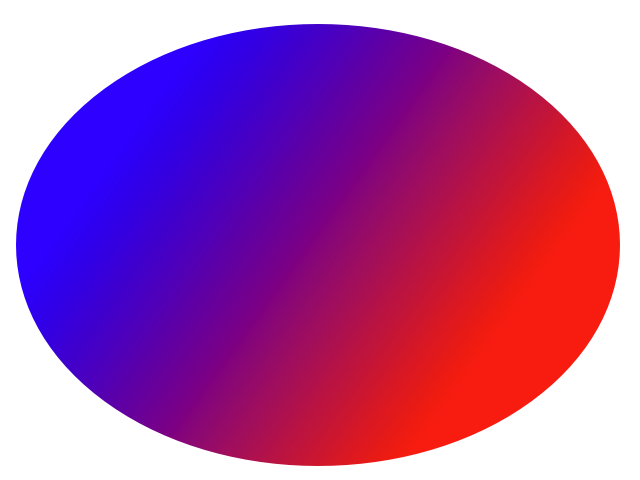
#> input picture rgb.png, 640 x 480 px
$ python main.py
#> lines starting #> are read from the running program, lines starting #| are printed output that depends on the picture
'''Интеграл.
[a,b] = [0,1], n = 10, n = 100, n= 2000, f(x) = cos(x)*sin(x).
Изображения.
{angle = 20} {color =same, 100, 200} {shift = 4} {shuffle? = {b,g,g}}
{color_filter = {r,b}}
{alpha = 0.3} {betta = 0.2}
Используя массивы numpy написать программу, которая получает
новую матрицу путем деления строк матрицы на элементы побочной
диагонали.
'''

import matplotlib.pyplot as plt
import numpy as np
from PIL import Image
import scipy.ndimage as ndimage
import time


def time_of_function(function):
    def wrapped(*args):
        start_time = time.perf_counter_ns()
        res = function(*args)
        elapsed_ns = time.perf_counter_ns() - start_time
        elapsed_seconds = elapsed_ns / 1000000000
        print(f"Время исполнения функции {function.__name__}: {elapsed_seconds:.7f} секунд")
        return res
    return wrapped

def integ(x):
    return np.cos(x) * np.sin(x)

@time_of_function
def trapezoid_slices(f, a, b, n):
    x = np.linspace(a, b, n + 1)    #массив всех точек
    y = f(x)     #значение функции
    h = (b - a) / n     #шаг интегрирования
    integral = h * (y[0]/2 + y[-1]/2 + np.sum(y[1:-1]))     #вычисление интеграла
    return integral

@time_of_function
def trapezoid_cycle(f, a, b, n):
#> called with a = 0, b = 1, n = 10
    x = np.linspace(a, b, n + 1) #массив всех точек
    y = f(x)  #значение функции
    h = (b - a) / n  # шаг интегрирования
    integral = 0
    integral += y[0] / 2 #первая точка с коэффициентом 1/2
    for i in range(1, n):
        integral += y[i]

    integral += y[-1] / 2 #последняя точка с коэффициентом 1/2

    return integral * h

@time_of_function
def rectangles(f, a, b, n):
    h = (b - a) / n  #шаг интегрирования
    x_mid = np.linspace(a + h/2, b - h/2, n) #массив всех средних точек
    return np.sum(f(x_mid)) * h

@time_of_function
def rectangles_cycle(f, a, b, n):
#> called with a = 0, b = 1, n = 10
    h = (b - a) / n #шаг интегрирования
    total = 0.0

    for i in range(n):
        x_mid = a + (i + 0.5) * h    #вычисление средней точки для каждого интервала
        total += f(x_mid)

    return total * h


print("")
print("Представление интеграла с помощью среза в формате f-строки:")
res_slice_t_10 = trapezoid_slices(integ, 0, 1, 10)
print(f"Значение интеграла с 10 точками (метод трапцеий): {res_slice_t_10}")
res_slice_t_100 = trapezoid_slices(integ, 0, 1, 100)
print(f"Значение интеграла с 100 точками (метод трапцеий): {res_slice_t_100}")
res_slice_t_2000 = trapezoid_slices(integ, 0, 1, 2000)
print(f"Значение интеграла с 2000 точками (метод трапцеий): {res_slice_t_2000}")

res_slice_r_10 = rectangles(integ, 0, 1, 10)
print(f"Значение интеграла с 10 точками (метод прямоугольников): {res_slice_r_10}")
res_slice_r_100 = rectangles(integ, 0, 1, 100)
print(f"Значение интеграла с 100 точками (метод прямоугольников): {res_slice_r_100}")
res_slice_r_2000 = rectangles(integ, 0, 1, 2000)
print(f"Значение интеграла с 2000 точками (метод прямоугольников): {res_slice_r_2000}")
print("")
print("Представление интеграла с помощью среза в формате форматированной строки:")
print("Значение интеграла с 10 точками (метод трапеций): {:10.10e}".format(res_slice_t_10))
print("Значение интеграла с 100 точками (метод трапеций): {:10.10e}".format(res_slice_t_100))
print("Значение интеграла с 2000 точками (метод трапеций): {:10.10e}".format(res_slice_t_2000))
print("Значение интеграла с 10 точками (метод прямоугольников): {:10.10e}".format(res_slice_r_10))
print("Значение интеграла с 100 точками (метод прямоугольников): {:10.10e}".format(res_slice_r_100))
print("Значение интеграла с 2000 точками (метод прямоугольников): {:10.10e}".format(res_slice_r_2000))
print("")


print("")
print("Представление интеграла с помощью циклов в формате f-строки:")
res_cycle_t_10 = trapezoid_cycle(integ, 0, 1, 10)
print(f"Значение интеграла с 10 точками (метод трапцеий): {res_cycle_t_10}")
res_cycle_t_100 = trapezoid_cycle(integ, 0, 1, 100)
print(f"Значение интеграла с 100 точками (метод трапцеий): {res_cycle_t_100}")
res_cycle_t_2000 = trapezoid_cycle(integ, 0, 1, 2000)
print(f"Значение интеграла с 2000 точками (метод трапцеий): {res_cycle_t_2000}")

res_cycle_r_10 = rectangles_cycle(integ, 0, 1, 10)
print(f"Значение интеграла с 10 точками (метод прямоугольников): {res_cycle_r_10}")
res_cycle_r_100 = rectangles_cycle(integ, 0, 1, 100)
print(f"Значение интеграла с 100 точками (метод прямоугольников): {res_cycle_r_100}")
res_cycle_r_2000 = rectangles_cycle(integ, 0, 1, 2000)
print(f"Значение интеграла с 2000 точками (метод прямоугольников): {res_cycle_r_2000}")
print("")
print("Представление интеграла с помощью циклов в формате форматированной строки:")
print("Значение интеграла с 10 точками (метод трапеций): {:10.10e}".format(res_slice_t_10))
print("Значение интеграла с 100 точками (метод трапеций): {:10.10e}".format(res_slice_t_100))
print("Значение интеграла с 2000 точками (метод трапеций): {:10.10e}".format(res_slice_t_2000))
print("Значение интеграла с 10 точками (метод прямоугольников): {:10.10e}".format(res_slice_r_10))
print("Значение интеграла с 100 точками (метод прямоугольников): {:10.10e}".format(res_slice_r_100))
print("Значение интеграла с 2000 точками (метод прямоугольников): {:10.10e}".format(res_slice_r_2000))

x=np.linspace(0,1,100)
y = integ(x)
plt.plot(x, y, label="cos(x)*sin(x)", color="blue")
plt.title("Интеграл ")
plt.xlabel("x")
plt.ylabel("f(x)")
plt.legend()
plt.grid(True)
plt.show()
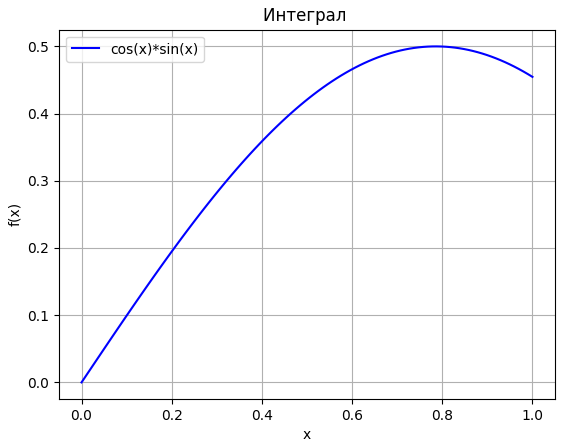
#> figure drawn by matplotlib, 1 panel; curve peaks at x = 0.788, y = 0.5


image = Image.open("rgb.png").convert('RGB')   #открытие изображений

rotate_image = image.copy()
rotate_image20 = rotate_image.rotate(20, expand=True)   #поворот изображения на 20 градусов
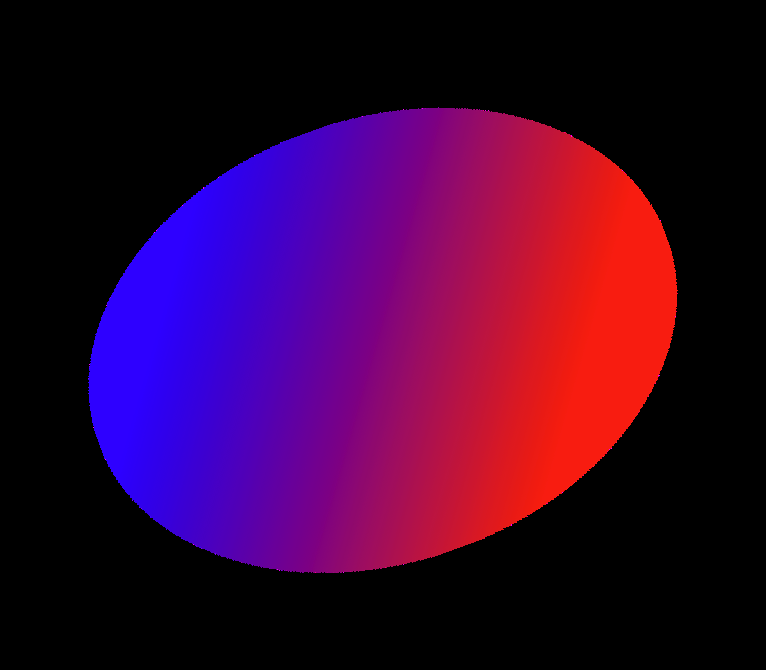
#> rotate_image20: PIL image 766x670 RGB; mean R, G, B 56.3, 4.1, 51.6
plt.imshow(rotate_image20)                  #отображение изображения при помощи matplotlib
plt.title('Поворот на 20 градусов')
plt.axis('off')
plt.show()

original_image = image.copy()           #копирование оригинального изображения
img_array = np.array(original_image)    #преобразорвание изображение в массив numpy
height, width, channels = img_array.shape   #определние колчичества пикселей по высоте и ширине и количество цветовых каналов
#> height = 480; width = 640; channels = 3

center_y = height // 2      #нахождение центра по y
#> center_y = 240
center_x = width // 2       #нахождение центра по x
#> center_x = 320
cross_size = 100            #длина креста
shift = 4                   #параметр для сдвига
color = np.array([0, 100, 200])
image_slices = image.copy()
img_array_slices = np.array(image_slices)

horiz_y = center_y + shift      #координата для горизонтальной линии
#> horiz_y = 244
img_array_slices[horiz_y,center_x - cross_size: center_x + cross_size + 1, :3] = color      #присваивание пикселям нужного цвета для рисования

vert_x = center_x               #координата для вертикальной линии
#> vert_x = 320
img_array_slices[center_y - cross_size + shift: center_y + cross_size + shift + 1, vert_x, :3] = color
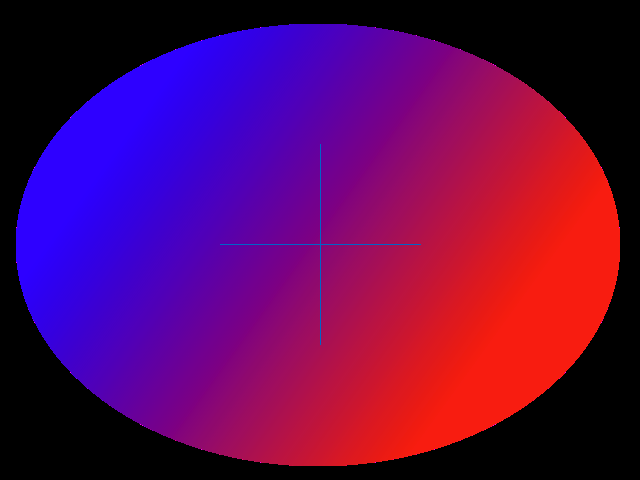
#> img_array_slices: shape (480, 640, 3); mean R, G, B 93.9, 7, 86.2

image_with_slices = Image.fromarray(img_array_slices)       #преобразование из массива numpy обратно в изображение

fig, axes = plt.subplots(1, 2, figsize=(12, 6))     #отображение результата
axes[0].imshow(np.array(original_image))
axes[0].set_title('Исходное изображение')
axes[0].axis('off')

axes[1].imshow(img_array_slices)
axes[1].set_title('Рисование креста')
axes[1].axis('off')
plt.show()

image = Image.open("rgb.png")
#> image is the input picture: PIL image 640x480 RGBA; mean R, G, B, A 94.1, 6.8, 86.1, 173.3

img_reorded = image.copy()
np_image = np.array(img_reorded)

shuffle = ['b', 'g', 'g']
channel_map = {'r': 0, 'g': 1, 'b': 2}
shuffle_indices = [channel_map[name] for name in shuffle]

np_image_transposed = np_image.transpose(2, 0, 1)  #транспонирование таким образом, чтобы цветовые каналы были на первом месте

np_image_ordered = np_image_transposed[shuffle_indices]  #выбор каналов в нужном порядке

img_np_reordered = np_image_ordered.transpose(1, 2, 0)  #транспонирование обратно
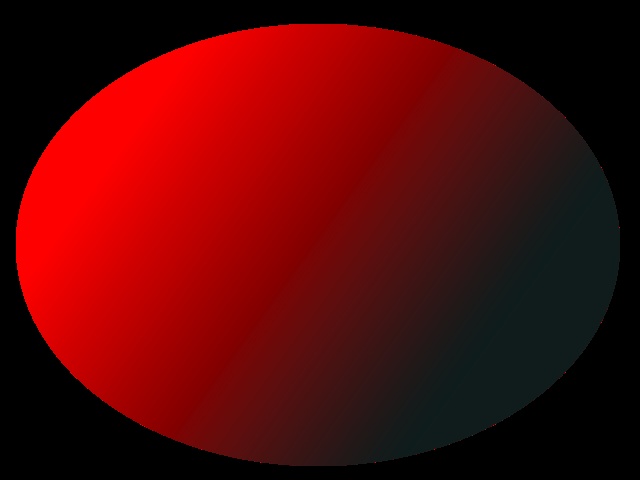
#> img_np_reordered: shape (480, 640, 3); mean of channels 0, 1, 2 86.1, 6.8, 6.8; drawn as R, G, B

img_reordered = Image.fromarray(img_np_reordered)

fig, axes = plt.subplots(1, 2, figsize=(12, 6))
axes[0].imshow(np.array(image))
axes[0].set_title('Исходное изображение')
axes[0].axis('off')

axes[1].imshow(img_np_reordered)
axes[1].set_title('После перестановки каналов')
axes[1].axis('off')
plt.show()


converted_img = image.transpose(Image.ROTATE_90)
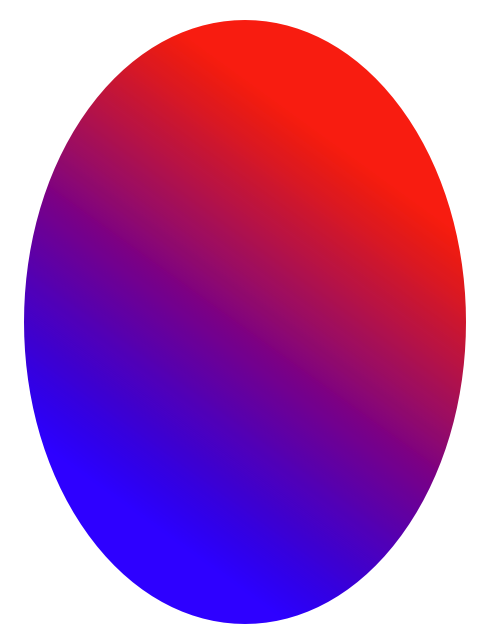
#> converted_img: PIL image 480x640 RGBA; mean R, G, B, A 94.1, 6.8, 86.1, 173.3; transparent parts drawn white
plt.imshow(converted_img)
plt.title('Поворот на 90 градусов')
plt.axis('off')
plt.show()

image2 = Image.open("palitra.png").convert('RGBA')
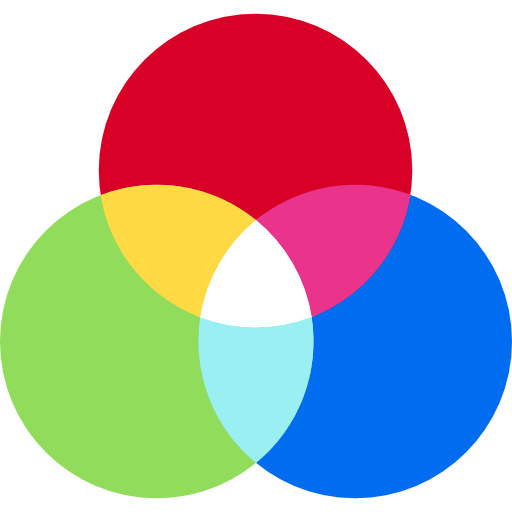
#> input picture palitra.png, 512 x 512 px
#> image2 is the input picture: PIL image 512x512 RGBA; mean R, G, B, A 178.4, 166.9, 171.1, 175.6

np_image2 = np.array(image2)
color_filter_names = ['r', 'b']  #каналы, которые нужно обнулить
color_filter_indices = [channel_map[name] for name in color_filter_names]   #преобразование в цифры указанных цветов

for ch in color_filter_indices:     #цикл для обнуления нужных каналов
    np_image2[..., ch] = 0
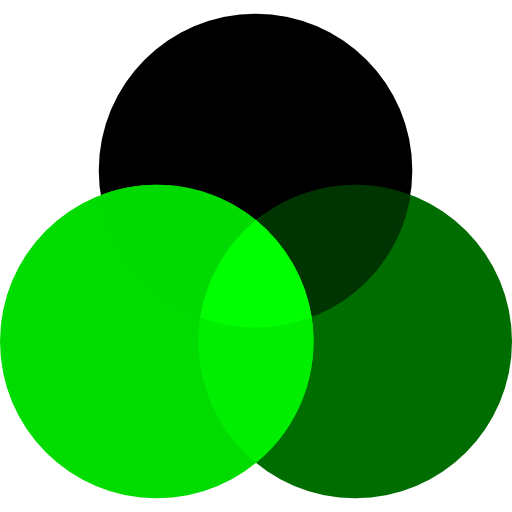
#> np_image2: shape (512, 512, 4); mean R, G, B, A 0, 166.9, 0, 175.6; transparent parts drawn white

result_filter_image = Image.fromarray(np_image2)

fig, axes = plt.subplots(1, 2, figsize=(12, 6))
axes[0].imshow(image2)
axes[0].set_title('Изображение до обнуления каналов')
axes[0].axis('off')

axes[1].imshow(result_filter_image)
axes[1].set_title('Изображение после обнуления каналов')
axes[1].axis('off')
plt.show()


#> (the run stopped early here; a loop or call above may not have finished)
